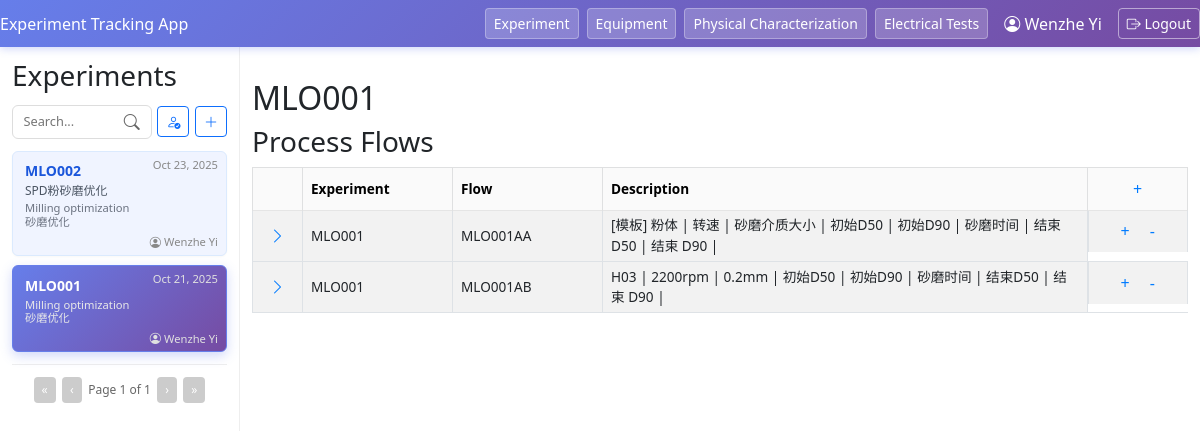
Before: /experiment/32/?page=1 (signed in) with the older database file.
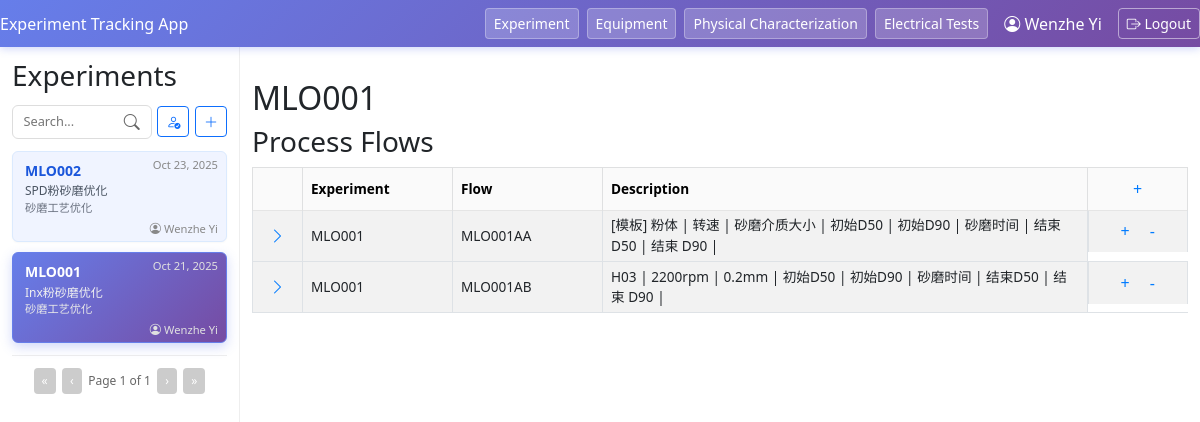
After: the same page with the newer database file.
### experiment_flow/models.py (models this page shows, shortened)
class Exp(models.Model):
    exp_name = models.CharField(max_length = 30)
    exp_description = models.TextField(blank = True, null = True)
    created_on = models.DateTimeField(auto_now_add=True)
    project = models.ForeignKey(Project, on_delete = models.CASCADE, related_name = 'experiment', null = True)
    owner = models.ForeignKey(User, on_delete=models.CASCADE, related_name='experiments')

class Project(models.Model):
    project_name = models.CharField(max_length = 50)
    project_code = models.CharField(max_length = 3, null = True, blank = True)
    group = models.ForeignKey(ResearchGroup, on_delete = models.CASCADE, related_name = 'project', null = True)
    created_on = models.DateTimeField(auto_now_add=True)

### experiment_flow/views.py (the view)
# urls.py: path('experiment/<int:exp_id>/', views.experiment_detail, name='experiment_detail'),
@login_required
def experiment_detail(request, exp_id):
    experiment = Exp.objects.get(id=exp_id)
    flows = ExpFlow.objects.filter(exp=experiment).order_by('created_on')
    available_flow_codes = get_available_flow_codes(experiment)
    search_query = request.GET.get('search', '')
    my_experiments = request.GET.get('my_experiments', '')
    latest_exp = Exp.objects.order_by('-created_on')
    if my_experiments == '1':
        latest_exp = latest_exp.filter(owner=request.user)
    if search_query:
        latest_exp = latest_exp.filter(
            Q(exp_name__icontains=search_query) |
            Q(exp_description__icontains=search_query) |
            Q(project__project_name__icontains=search_query)
        )
    page_number = request.GET.get('page', 1)
    paginator = Paginator(latest_exp, 10)  # 10 experiments per page
    page_obj = paginator.get_page(page_number)
    return render(request, 'experiment_flow/experiment_detail.html', {
        'experiment': experiment,
        'flows': flows,
        'available_flow_codes': available_flow_codes,
        'experiments': page_obj,
        'page_obj': page_obj,
        'search_query': search_query
    })

### experiment_flow/models.py (called while the page is built)
    @property
    def step_num(self):
        step_num = 0
        current = self.parent
        while current:
            if current.flow == self.flow:
                step_num += 1
            current = current.parent   # ✅ move up to the next parent
        return f"{step_num:02d}"

### experiment_flow/views.py (called while the page is built)
def get_available_flow_codes(experiment):
    existing_flows = ExpFlow.objects.filter(exp=experiment).values_list('flow_name', flat=True)
    existing_flows_set = set(existing_flows)
    all_codes = [f"{a}{b}" for a in string.ascii_uppercase for b in string.ascii_uppercase]
    available_codes = [code for code in all_codes if code not in existing_flows_set]
    return available_codes

### experiment_flow/templates/experiment_flow/experiment_detail.html (shortened to what this page needs)
{% extends "experiment_flow/base.html" %}
{% block content %}
<div class="main-section">
    <h2>{{ experiment.exp_name }}</h2>
    <h3>Process Flows</h3>
    <table class="table table-striped table-bordered align-middle">
        <thead class="table-light">
            <tr>
                <th style="width:50px;"></th>
                <th style="width:150px;">Experiment</th>
                <th style="width:150px;">Flow</th>
                <th style="width:auto;">Description</th>
                <th style="width:100px; text-align:center;">
                    <div class="add-flow-dropdown">
                        <button class="add-flow-btn" id="addFlowBtn" title="Add Flow">+</button>
                    </div>
                </th>
            </tr>
        </thead>
        <tbody>
            {% for flow in flows %}
            <tr>
                <td class="text-center">
                    <button type="button" class="btn-no-style expand-btn" data-flow-id="{{ flow.id }}">
                        <i class="bi bi-chevron-right"></i>
                    </button>
                </td>
                <td>{{ experiment.exp_name }}</td>
                <td>{{ flow.full_flow }}</td>
                <td>
                    <span class="flow-desc" data-flow-id="{{ flow.id }}">{{ flow.flow_description|default:"Click to add description" }}</span>
                </td>
                <td class="text-center d-flex justify-content-center gap-1">
                    <button type="button" class="btn-no-style add-step-btn"
                            data-exp-id="{{ experiment.id }}"
                            data-flow-id="{{ flow.id }}"
                            title="Add Step">+</button>
                    <a href="{% url 'delete_flow' experiment.id flow.id %}" class="btn-no-style" title="Delete Flow">-</a>
                </td>
            </tr>
            {% empty %}
            <tr>
                <td colspan="5" class="text-center text-muted">No process flows found for this experiment.</td>
            </tr>
            {% endfor %}
        </tbody>
    </table>
</div>
{% endblock %}

### experiment_flow/templates/experiment_flow/base.html (shortened to what the changed rows need)
<!DOCTYPE html>
<html lang="en">
<head>
    <link rel="stylesheet" href="https://cdn.jsdelivr.net/npm/bootstrap-icons@1.11.1/font/bootstrap-icons.css">
    <link href="https://cdn.jsdelivr.net/npm/bootstrap@5.3.0/dist/css/bootstrap.min.css" rel="stylesheet">
    <link href="https://cdn.jsdelivr.net/npm/select2@4.1.0-rc.0/dist/css/select2.min.css" rel="stylesheet" />
    <link href="https://cdn.jsdelivr.net/npm/select2-bootstrap-5-theme@1.3.0/dist/select2-bootstrap-5-theme.min.css" rel="stylesheet" />
</head>
<body>
    <div class="main-layout">
        <div class="sidebar">
            {% if experiments %}
            {% for exp in experiments %}
                <a href="{% url 'experiment_detail' exp.id %}?page={{ page_obj.number|default:1 }}"
                   class="experiment-card{% if experiment.id == exp.id %} active{% endif %}"
                   style="text-decoration:none; color:inherit; display:block;">
                    <span class="experiment-heading">{{ exp.exp_name }}</span>
                    <div class="experiment-date">
                        {{ exp.created_on|date:"M d, Y" }}
                    </div>
                    {% if exp.exp_description %}
                    <span class="experiment-description">{{ exp.exp_description }}</span>
                    {% endif %}
                    <span class="project-name">{{ exp.project.project_name }}</span>
                    <span class="experiment-owner">
                        <i class="bi bi-person-circle"></i>
                        {% if exp.owner.first_name and exp.owner.last_name %}
                            {{ exp.owner.first_name }} {{ exp.owner.last_name }}
                        {% else %}
                            {{ exp.owner.username }}
                        {% endif %}
                    </span>
                </a>
            {% empty %}
                <p>No experiments found.</p>
            {% endfor %}
            {% endif %}
        </div>
        <div class="container">
            {% block content %}{% endblock %}
        </div>
    </div>
</body>
</html>

Changed rows visible on the page:
changed through a linked row, Exp "MLO002": project.project_name "Milling optimization 砂磨优化" → "砂磨工艺优化"
changed Exp "MLO001": exp_description (not shown) → "Inx粉砂磨优化"; project.project_name "Milling optimization 砂磨优化" → "砂磨工艺优化"
